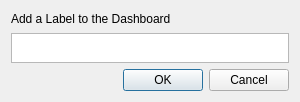
<?xml version="1.0" encoding="UTF-8"?>
<ui version="4.0">
 <class>addlabel</class>
 <widget class="QDialog" name="addlabel">
  <property name="geometry">
   <rect>
    <x>0</x>
    <y>0</y>
    <width>300</width>
    <height>102</height>
   </rect>
  </property>
  <property name="sizePolicy">
   <sizepolicy hsizetype="Fixed" vsizetype="Fixed">
    <horstretch>0</horstretch>
    <verstretch>0</verstretch>
   </sizepolicy>
  </property>
  <property name="windowTitle">
   <string>Add Label</string>
  </property>
  <layout class="QVBoxLayout" name="verticalLayout">
   <item>
    <widget class="QLabel" name="Instructions">
     <property name="maximumSize">
      <size>
       <width>16777215</width>
       <height>18</height>
      </size>
     </property>
     <property name="text">
      <string>Add a Label to the Dashboard</string>
     </property>
    </widget>
   </item>
   <item>
    <widget class="QTextEdit" name="LabelInput">
     <property name="sizePolicy">
      <sizepolicy hsizetype="Expanding" vsizetype="Fixed">
       <horstretch>0</horstretch>
       <verstretch>0</verstretch>
      </sizepolicy>
     </property>
     <property name="maximumSize">
      <size>
       <width>16777215</width>
       <height>30</height>
      </size>
     </property>
     <property name="html">
      <string>&lt;!DOCTYPE HTML PUBLIC &quot;-//W3C//DTD HTML 4.0//EN&quot; &quot;http://www.w3.org/TR/REC-html40/strict.dtd&quot;&gt;
&lt;html&gt;&lt;head&gt;&lt;meta name=&quot;qrichtext&quot; content=&quot;1&quot; /&gt;&lt;style type=&quot;text/css&quot;&gt;
p, li { white-space: pre-wrap; }
&lt;/style&gt;&lt;/head&gt;&lt;body style=&quot; font-family:'Ubuntu'; font-size:11pt; font-weight:400; font-style:normal;&quot;&gt;
&lt;p style=&quot;-qt-paragraph-type:empty; margin-top:0px; margin-bottom:0px; margin-left:0px; margin-right:0px; -qt-block-indent:0; text-indent:0px;&quot;&gt;&lt;br /&gt;&lt;/p&gt;&lt;/body&gt;&lt;/html&gt;</string>
     </property>
    </widget>
   </item>
   <item>
    <widget class="QDialogButtonBox" name="Button">
     <property name="orientation">
      <enum>Qt::Horizontal</enum>
     </property>
     <property name="standardButtons">
      <set>QDialogButtonBox::Cancel|QDialogButtonBox::Ok</set>
     </property>
    </widget>
   </item>
  </layout>
 </widget>
 <resources/>
 <connections/>
</ui>
